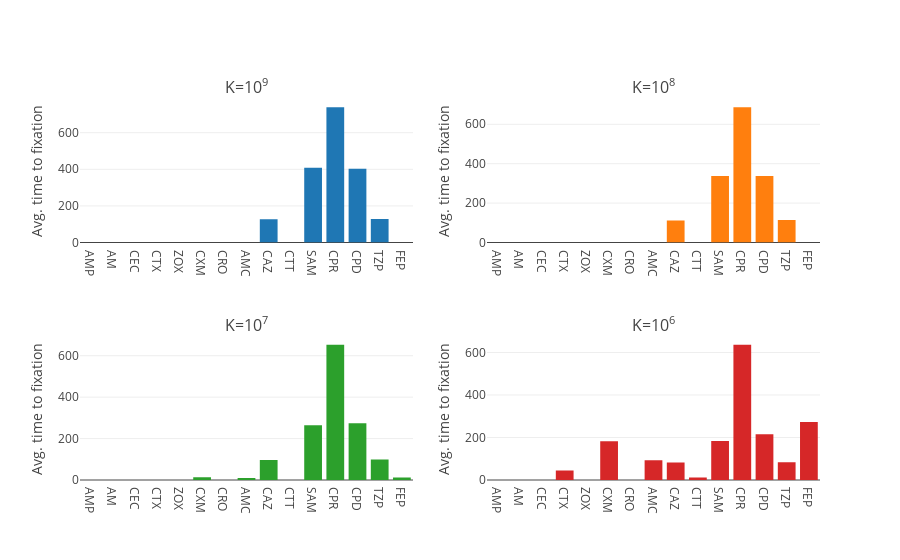
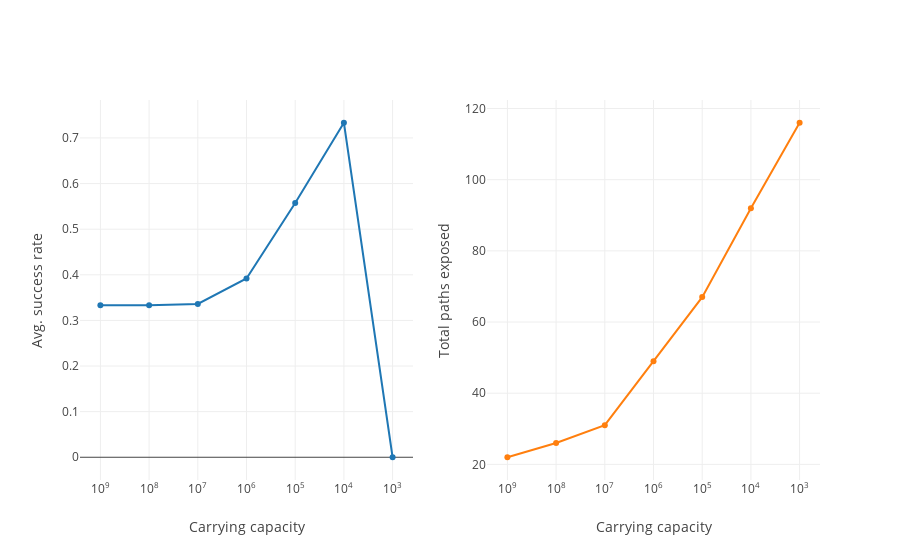

Write notebook code for charts like these, in order.
### Code cell
data = [go.Bar(
    x=df.index.tolist(),
    y=df['Avg time to fixation'].tolist()
) for df in [K1, K2, K3, K4]]
fig = tools.make_subplots(rows=2, cols=2, 
                          subplot_titles=('K=10<sup>9</sup>', 'K=10<sup>8</sup>', 
                                          'K=10<sup>7</sup>', 'K=10<sup>6</sup>'), 
                          print_grid=False)
for i, trace in enumerate(data, 1):
    fig.append_trace(trace, math.ceil(i / 2), abs((i % 2) - 2))
for n in range(1, 5):
    fig['layout']['yaxis{}'.format(n)].update(title='Avg. time to fixation')
fig['layout'].update(showlegend=False)
iplot(fig, show_link=False)
pio.write_image(fig, 'fig1.pdf', width=1056, height=816)

data = [go.Scatter(
    x=['10<sup>9</sup>', '10<sup>8</sup>',
       '10<sup>7</sup>', '10<sup>6</sup>',
       '10<sup>5</sup>', '10<sup>4</sup>',
       '10<sup>3</sup>'],
    y=[df['Success rate'].mean() for df in [K1, K2, K3, K4, K5, K6, K7]]
), go.Scatter(
    x=['10<sup>9</sup>', '10<sup>8</sup>',
       '10<sup>7</sup>', '10<sup>6</sup>',
       '10<sup>5</sup>', '10<sup>4</sup>',
       '10<sup>3</sup>'],
    y=[df['# of paths'].sum() for df in [K1, K2, K3, K4, K5, K6, K7]]
)]
fig = tools.make_subplots(rows=1, cols=2, print_grid=False)
fig.append_trace(data[0], 1, 1)
fig.append_trace(data[1], 1, 2)
fig['layout']['xaxis1'].update(title='Carrying capacity')
fig['layout']['xaxis2'].update(title='Carrying capacity')
fig['layout']['yaxis1'].update(title='Avg. success rate')
fig['layout']['yaxis2'].update(title='Total paths exposed')
fig['layout'].update(showlegend=False)
iplot(fig, show_link=False)
pio.write_image(fig, 'fig2.pdf', width=1056, height=544)

### Figure 1 — Plotly figure (JSON) as saved in the notebook; plotly's stock layout.template omitted (floating-point values rounded to 4 significant figures)
{"data": [{"type": "bar", "uid": "740de000-def7-11e8-8344-947e40c53e24", "x": ["AMP", "AM", "CEC", "CTX", "ZOX", "CXM", "CRO", "AMC", "CAZ", "CTT", "SAM", "CPR", "CPD", "TZP", "FEP"], "xaxis": "x", "y": [0, 0, 0, 0, 0, 0, 0, 0, 126.5, 0, 408.5, 739.7, 402.9, 128.3, 0], "yaxis": "y"}, {"type": "bar", "uid": "740e53d2-def7-11e8-84ca-947e40c53e24", "x": ["AMP", "AM", "CEC", "CTX", "ZOX", "CXM", "CRO", "AMC", "CAZ", "CTT", "SAM", "CPR", "CPD", "TZP", "FEP"], "xaxis": "x2", "y": [0, 0, 0, 0, 0, 0, 0, 0, 111.4, 0, 337.8, 687.1, 337.2, 114.1, 0], "yaxis": "y2"}, {"type": "bar", "uid": "740ec858-def7-11e8-bd0a-947e40c53e24", "x": ["AMP", "AM", "CEC", "CTX", "ZOX", "CXM", "CRO", "AMC", "CAZ", "CTT", "SAM", "CPR", "CPD", "TZP", "FEP"], "xaxis": "x3", "y": [0, 0, 0, 0, 0, 13.61, 0, 10.14, 96.12, 0, 264.4, 653.5, 274.4, 98.54, 11.64], "yaxis": "y3"}, {"type": "bar", "uid": "740f3e30-def7-11e8-b05d-947e40c53e24", "x": ["AMP", "AM", "CEC", "CTX", "ZOX", "CXM", "CRO", "AMC", "CAZ", "CTT", "SAM", "CPR", "CPD", "TZP", "FEP"], "xaxis": "x4", "y": [0, 0, 0, 44.34, 0, 182.2, 0, 92.35, 82.38, 11.75, 183.9, 636.8, 215.4, 83.34, 272.5], "yaxis": "y4"}], "layout": {"annotations": [{"font": {"size": 16}, "showarrow": false, "text": "K=10<sup>9</sup>", "x": 0.225, "xanchor": "center", "xref": "paper", "y": 1, "yanchor": "bottom", "yref": "paper"}, {"font": {"size": 16}, "showarrow": false, "text": "K=10<sup>8</sup>", "x": 0.775, "xanchor": "center", "xref": "paper", "y": 1, "yanchor": "bottom", "yref": "paper"}, {"font": {"size": 16}, "showarrow": false, "text": "K=10<sup>7</sup>", "x": 0.225, "xanchor": "center", "xref": "paper", "y": 0.375, "yanchor": "bottom", "yref": "paper"}, {"font": {"size": 16}, "showarrow": false, "text": "K=10<sup>6</sup>", "x": 0.775, "xanchor": "center", "xref": "paper", "y": 0.375, "yanchor": "bottom", "yref": "paper"}], "showlegend": false, "xaxis": {"anchor": "y", "domain": [0, 0.45]}, "xaxis2": {"anchor": "y2", "domain": [0.55, 1]}, "xaxis3": {"anchor": "y3", "domain": [0, 0.45]}, "xaxis4": {"anchor": "y4", "domain": [0.55, 1]}, "yaxis": {"anchor": "x", "domain": [0.625, 1], "title": "Avg. time to fixation"}, "yaxis2": {"anchor": "x2", "domain": [0.625, 1], "title": "Avg. time to fixation"}, "yaxis3": {"anchor": "x3", "domain": [0, 0.375], "title": "Avg. time to fixation"}, "yaxis4": {"anchor": "x4", "domain": [0, 0.375], "title": "Avg. time to fixation"}}}

### Figure 2 — Plotly figure (JSON) as saved in the notebook; plotly's stock layout.template omitted (floating-point values rounded to 4 significant figures)
{"data": [{"type": "scatter", "uid": "795ddb22-def7-11e8-af42-947e40c53e24", "x": ["10<sup>9</sup>", "10<sup>8</sup>", "10<sup>7</sup>", "10<sup>6</sup>", "10<sup>5</sup>", "10<sup>4</sup>", "10<sup>3</sup>"], "xaxis": "x", "y": [0.3333, 0.3333, 0.336, 0.392, 0.5573, 0.7333, 0], "yaxis": "y"}, {"type": "scatter", "uid": "795e501e-def7-11e8-b7cf-947e40c53e24", "x": ["10<sup>9</sup>", "10<sup>8</sup>", "10<sup>7</sup>", "10<sup>6</sup>", "10<sup>5</sup>", "10<sup>4</sup>", "10<sup>3</sup>"], "xaxis": "x2", "y": [22, 26, 31, 49, 67, 92, 116], "yaxis": "y2"}], "layout": {"showlegend": false, "xaxis": {"anchor": "y", "domain": [0, 0.45], "title": "Carrying capacity"}, "xaxis2": {"anchor": "y2", "domain": [0.55, 1], "title": "Carrying capacity"}, "yaxis": {"anchor": "x", "domain": [0, 1], "title": "Avg. success rate"}, "yaxis2": {"anchor": "x2", "domain": [0, 1], "title": "Total paths exposed"}}}
